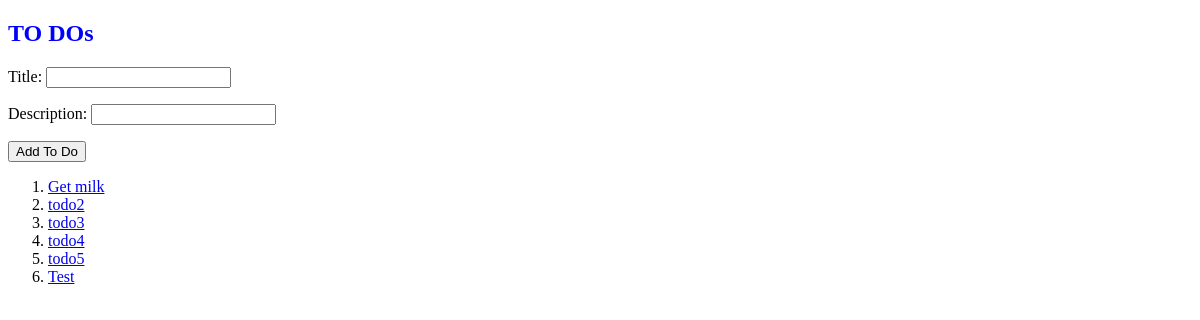
Before: / with the older database file.
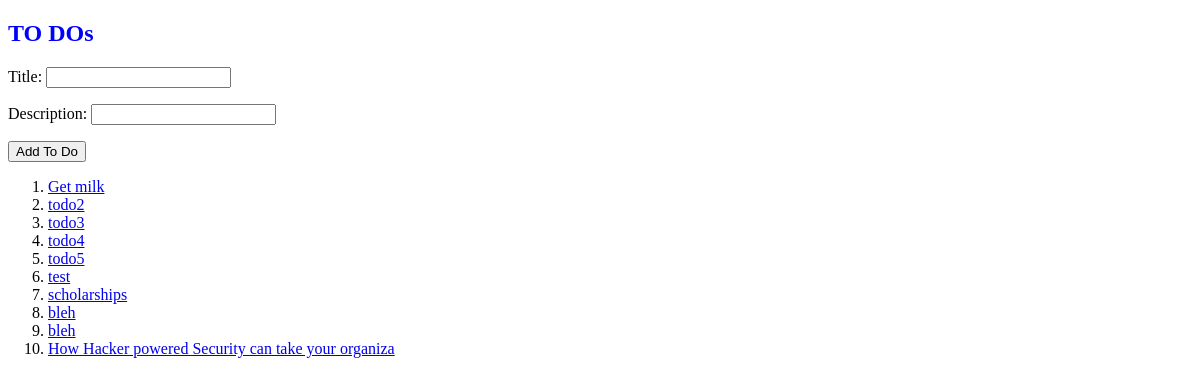
After: the same page with the newer database file.
### todo/models.py (models this page shows, shortened)
class Todo(models.Model):
    title = models.CharField(max_length=50, blank=False)
    description = models.CharField(max_length=150, blank=False)
    date_added = models.DateTimeField(default=django.utils.timezone.now)
    category = models.CharField(max_length=35, choices=(
        ('Reminder', 'Reminder'),
        ('Task', 'Task'),
        ('Event', 'Event'),
    ))
    is_completed = models.BooleanField(default=False, blank=False)

### todo/views.py (the view)
# urls.py: 2. Add a URL to urlpatterns:  path('', views.home, name='home')
def home(request):
    context = {}
    todos  = Todo.objects.all()
    context['todos'] = todos
    if request.POST:
        form = ToDoForm(request.POST)
        context['form'] = form
        if form.is_valid():
            form.save()
            return redirect('home')
        else:
            form = ToDoForm()
            context['form'] = form
    else:
        form = ToDoForm(
            initial={
                'titile': '',
                'description': ''
            }
        )
        context['form'] = form
    return render(request,'home.html', context)

### todo/forms.py
class ToDoForm(forms.ModelForm):
    class Meta:
        model = Todo
        fields = ('title', 'description')

### templates/home.html (shortened to what this page needs)
{% extends 'base.html' %}
{% block body %}
    <h2>TO DOs</h2>
    <form method="POST">
        {{ form.as_p }}
        <button type="submit">Add To Do</button>
    </form>
    <ol>
        {% for todo in todos %}
        <li> <a href="{% url 'details' todo.id %}">{{ todo.title }}</a></li>
        {% endfor %}
    </ol>
{% endblock body %}

### templates/base.html (shortened to what this page needs)
{% load static %}
<!DOCTYPE html>
<html lang="en">
<head>
    <link rel="stylesheet" href="{% static 'css/main.css' %}">
</head>
<body>
    {% block body %}
    {% endblock body %}
</body>
</html>

### static/css/main.css (style rules this page uses)
h2 { color: blue; }

Changed rows visible on the page:
removed Todo: title "Test"
added Todo: title "test"
added Todo: title "scholarships"
added Todo: title "bleh"
added Todo: title "bleh"
added Todo: title "How Hacker powered Security can take your organiza"
